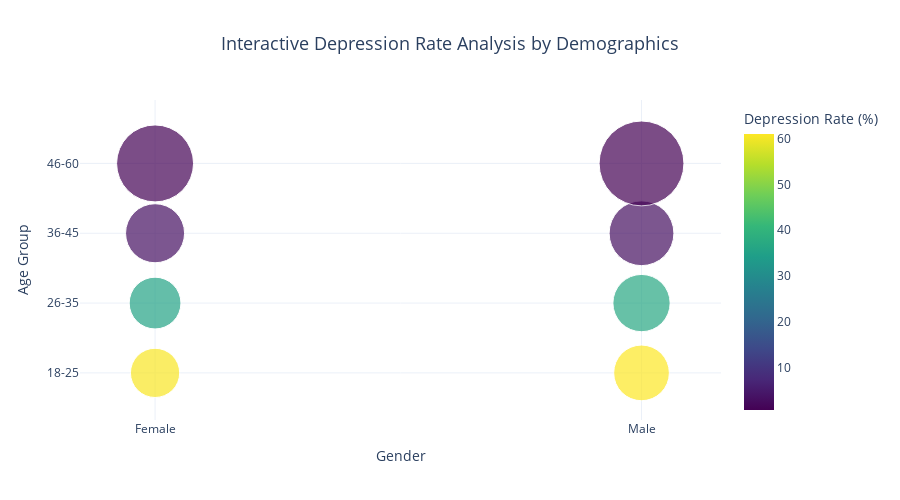

The notebook cell saved with this chart:
### Markdown cell above
## Subtask 3.1.4: Design Interactive Visualization Approach with Plotly

### Code cell
print('Subtask 3.1.4: INTERACTIVE VISUALIZATION APPROACH WITH PLOTLY')
print('='*65)

# Design interactive dashboard structure
dashboard_structure = {
    "Executive Summary Dashboard": {
        "Purpose": "High-level KPIs and key insights overview",
        "Components": [
            "Overall depression rate gauge chart",
            "Top risk factors treemap",
            "Demographic breakdown sunburst",
            "Trend indicators (if temporal data available)"
        ],
        "Interactivity": "Hover details, clickable drill-downs, filter controls"
    },
    "Demographic Analysis Dashboard": {
        "Purpose": "Deep dive into population characteristics",
        "Components": [
            "Age group comparison bar charts with animations",
            "Gender vs profession matrix heatmap",
            "Geographic distribution scatter map",
            "Cross-demographic correlation network"
        ],
        "Interactivity": "Multi-select filters, zoom controls, comparison toggles"
    },
    "Risk Factor Explorer": {
        "Purpose": "Interactive exploration of mental health risk factors",
        "Components": [
            "Parallel coordinates plot for multi-factor analysis",
            "3D scatter plot for lifestyle factor relationships",
            "Sankey diagram for risk factor flow",
            "Radar charts for individual risk profiles"
        ],
        "Interactivity": "Parameter sliders, profile comparison, real-time updates"
    },
    "Bias Detection Monitor": {
        "Purpose": "Fairness and equity analysis across groups",
        "Components": [
            "Group parity comparison charts",
            "Statistical significance indicators",
            "Confidence interval visualizations",
            "Bias metrics dashboard"
        ],
        "Interactivity": "Group selection, metric switching, statistical test results"
    }
}

# Display dashboard structure
for dashboard, details in dashboard_structure.items():
    print(f"\n{dashboard.upper()}:")
    print(f"Purpose: {details['Purpose']}")
    print(f"\nComponents:")
    for component in details['Components']:
        print(f"  - {component}")
    print(f"\nInteractivity Features: {details['Interactivity']}")

print("\n" + "="*70)
print("PLOTLY IMPLEMENTATION FEATURES:")
print("- Responsive design for multiple screen sizes")
print("- Custom color schemes for accessibility")
print("- Export capabilities (PNG, PDF, HTML)")
print("- Integration with Streamlit for web deployment")
print("- Real-time data updates capability")
print("- Cross-filter interactions between charts")
print("- Statistical annotations and significance testing")
print("- Mobile-friendly touch interactions")
# Demonstration: Create a sample interactive visualization
print('DEMONSTRATION: SAMPLE INTERACTIVE PLOTLY VISUALIZATION')
print('='*55)

# Create sample interactive depression rate by demographics
demo_data = train_df.groupby(['Gender', 'Age_Group'])['Depression'].agg(['count', 'sum']).reset_index()
demo_data['Depression_Rate'] = (demo_data['sum'] / demo_data['count']) * 100
demo_data['Total_Population'] = demo_data['count']

# Interactive bubble chart
fig = px.scatter(demo_data, 
                 x='Gender', 
                 y='Age_Group',
                 size='Total_Population',
                 color='Depression_Rate',
                 hover_data={'Depression_Rate': ':.1f', 'Total_Population': True},
                 title='Interactive Depression Rate Analysis by Demographics',
                 color_continuous_scale='Viridis',
                 size_max=60)

fig.update_layout(
    title={'x': 0.5, 'font': {'size': 18}},
    xaxis_title='Gender',
    yaxis_title='Age Group',
    coloraxis_colorbar=dict(title="Depression Rate (%)"),
    height=500,
    hovermode='closest'
)

fig.show()

print("Sample interactive visualization created!")
print("This demonstrates the type of interactive insights we'll create in subsequent tasks.")
# Demonstration: Advanced Seaborn statistical visualization
print('DEMONSTRATION: ADVANCED SEABORN STATISTICAL VISUALIZATION')
print('='*60)

# Create comprehensive statistical overview
fig, axes = plt.subplots(2, 2, figsize=(16, 12))

# 1. Violin plot for age distribution by depression status
sns.violinplot(data=train_df, x='Depression', y='Age', ax=axes[0,0], palette='viridis')
axes[0,0].set_title('Age Distribution by Depression Status\n(Statistical Density)', fontsize=14)
axes[0,0].set_xlabel('Depression Status (0=No, 1=Yes)')

# 2. Count plot with statistical annotations
sns.countplot(data=train_df, x='Gender', hue='Depression', ax=axes[0,1], palette='husl')
axes[0,1].set_title('Gender Distribution with Depression Breakdown', fontsize=14)
axes[0,1].legend(title='Depression', labels=['No', 'Yes'])

# 3. Box plot for work/study hours
sns.boxplot(data=train_df, x='Depression', y='Work/Study Hours', ax=axes[1,0], palette='coolwarm')
axes[1,0].set_title('Work/Study Hours Distribution by Depression', fontsize=14)
axes[1,0].set_xlabel('Depression Status (0=No, 1=Yes)')

# 4. Correlation heatmap for numerical features
numerical_cols = ['Age', 'Work/Study Hours', 'Financial Stress', 'Depression']
available_cols = [col for col in numerical_cols if col in train_df.columns]
corr_matrix = train_df[available_cols].corr()

sns.heatmap(corr_matrix, annot=True, cmap='RdBu_r', center=0, 
            square=True, ax=axes[1,1], fmt='.3f')
axes[1,1].set_title('Feature Correlation Matrix\n(Statistical Relationships)', fontsize=14)

plt.tight_layout()
plt.show()

print("Advanced Seaborn statistical visualizations created!")
print("These provide detailed statistical insights complementing Plotly's interactivity.")

### Figure 1 — Plotly figure (JSON) as saved in the notebook; plotly's stock layout.template omitted (floating-point values rounded to 4 significant figures)
{"data": [{"customdata": [[60.51, 10570.0], [35.53, 11670.0], [3.344, 15190.0], [0.8603, 25810.0], [61.01, 13500.0], [36.57, 14290.0], [3.247, 18300.0], [0.7649, 31380.0]], "hovertemplate": "Gender=%{x}<br>Age_Group=%{y}<br>Total_Population=%{customdata[1]}<br>Depression_Rate=%{marker.color:.1f}<extra></extra>", "legendgroup": "", "marker": {"color": [60.51, 35.53, 3.344, 0.8603, 61.01, 36.57, 3.247, 0.7649], "coloraxis": "coloraxis", "size": [10567, 11671, 15192, 25806, 13497, 14294, 18296, 31377], "sizemode": "area", "sizeref": 8.716, "symbol": "circle"}, "mode": "markers", "name": "", "orientation": "v", "showlegend": false, "type": "scatter", "x": ["Female", "Female", "Female", "Female", "Male", "Male", "Male", "Male"], "xaxis": "x", "y": ["18-25", "26-35", "36-45", "46-60", "18-25", "26-35", "36-45", "46-60"], "yaxis": "y"}], "layout": {"coloraxis": {"colorbar": {"title": {"text": "Depression Rate (%)"}}, "colorscale": [[0, "#440154"], [0.1111, "#482878"], [0.2222, "#3e4989"], [0.3333, "#31688e"], [0.4444, "#26828e"], [0.5556, "#1f9e89"], [0.6667, "#35b779"], [0.7778, "#6ece58"], [0.8889, "#b5de2b"], [1, "#fde725"]]}, "height": 500, "hovermode": "closest", "legend": {"itemsizing": "constant", "tracegroupgap": 0}, "title": {"font": {"size": 18}, "text": "Interactive Depression Rate Analysis by Demographics", "x": 0.5}, "xaxis": {"anchor": "y", "domain": [0, 1], "title": {"text": "Gender"}}, "yaxis": {"anchor": "x", "domain": [0, 1], "title": {"text": "Age Group"}}}}
